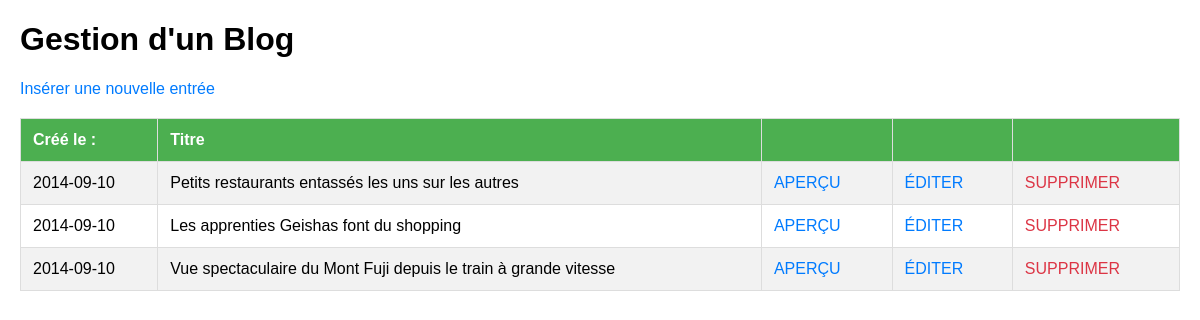
The page / on the database its author committed.
### tables this page shows
CREATE TABLE IF NOT EXISTS `blog` (
  `article_id` int(10) unsigned NOT NULL AUTO_INCREMENT,
  `title` varchar(255) NOT NULL,
  `article` text NOT NULL,
  `created` timestamp NOT NULL DEFAULT CURRENT_TIMESTAMP,
  `updated` timestamp NOT NULL DEFAULT CURRENT_TIMESTAMP ON UPDATE CURRENT_TIMESTAMP,
  PRIMARY KEY (`article_id`)
);

### Blog.php (called while the page is built, shortened)
<?php
class Blog {
    private $conn;
    public function __construct($connection) {
        $this->conn = $connection;
    }
    public function obtenirDerniersArticles($limite = 5) {
        try {
            $sql = "SELECT article_id, title, article, created, updated FROM blog ORDER BY created DESC LIMIT ?";
            $stmt = $this->conn->prepare($sql);
            $stmt->bindValue(1, $limite, PDO::PARAM_INT);
            $stmt->execute();
            return $stmt->fetchAll(PDO::FETCH_ASSOC);
        } catch (PDOException $e) {
            echo "Erreur lors de la récupération : " . $e->getMessage();
            return [];
        }
    }
}
?>

### index.php (the view, shortened to what this page needs)
<?php
require_once 'connection.php';
require_once 'Blog.php';
$conn = dbConnect();
$blog = new Blog($conn);
$articles = $blog->obtenirDerniersArticles(5);
?>
<!DOCTYPE HTML>
<html lang="fr">
<head>
</head>
<body>
<h1>Gestion d'un Blog</h1>
<p><a href="inserer_blog.php">Insérer une nouvelle entrée</a></p>
<?php
if (count($articles) > 0): ?>
    <table>
        <tr>
            <th>Créé le :</th>
            <th>Titre</th>
            <th>&nbsp;</th>
            <th>&nbsp;</th>
            <th>&nbsp;</th>
        </tr>
        <?php foreach ($articles as $article): ?>
            <tr>
                <td><?php echo htmlspecialchars(substr($article['created'], 0, 10)); ?></td>
                <td><?php echo htmlspecialchars($article['title']); ?></td>
                <td><a href="view_blog.php?id=<?php echo $article['article_id']; ?>">APERÇU</a></td>
                <td><a href="update_blog.php?id=<?php echo $article['article_id']; ?>">ÉDITER</a></td>
                <td><a href="supprimer_blog.php?id=<?php echo $article['article_id']; ?>" class="delete" onclick="return confirm('Êtes-vous sûr?');">SUPPRIMER</a></td>
            </tr>
        <?php endforeach; ?>
    </table>
<?php else: ?>
    <p>Aucun article trouvé. <a href="inserer_blog.php">Créer le premier article</a></p>
<?php endif; ?>
</body>
</html>

### index.php (style rules this page uses)
body { font-family: Arial, sans-serif; margin: 20px; }
table { border-collapse: collapse; width: 100%; margin-top: 20px; }
th, td { border: 1px solid #ddd; padding: 12px; text-align: left; }
th { background-color: #4CAF50; color: white; }
tr:nth-child(even) { background-color: #f2f2f2; }
a { margin-right: 10px; text-decoration: none; color: #007bff; }
.delete { color: #dc3545; }

### rows shown on the page
blog: created "2014-09-10", title "Petits restaurants entassés les uns sur les autres"
blog: created "2014-09-10", title "Les apprenties Geishas font du shopping"
blog: created "2014-09-10", title "Vue spectaculaire du Mont Fuji depuis le train à grande vitesse"
